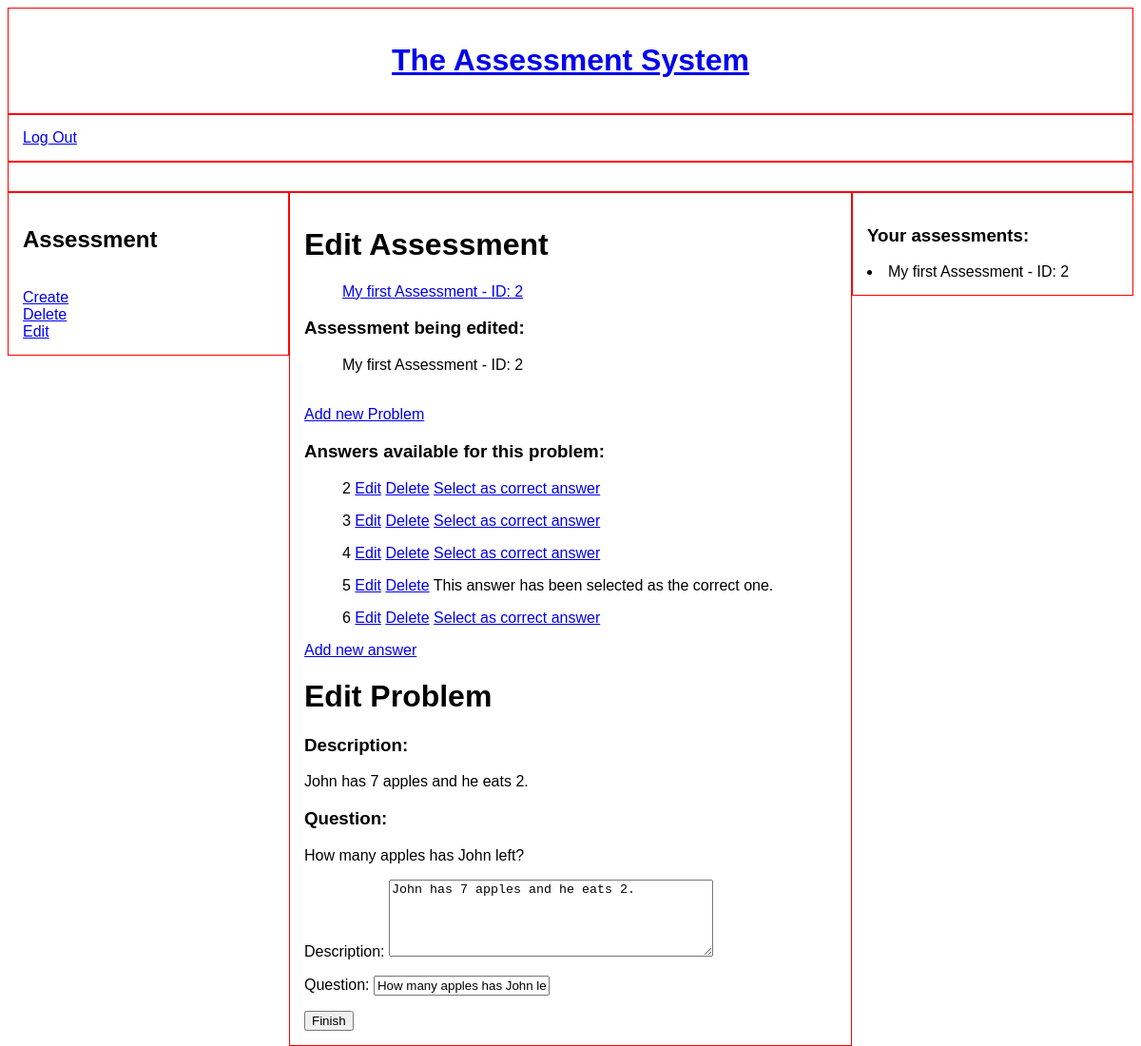
Page /edit-problem/1/ (signed in) on the earlier database version.
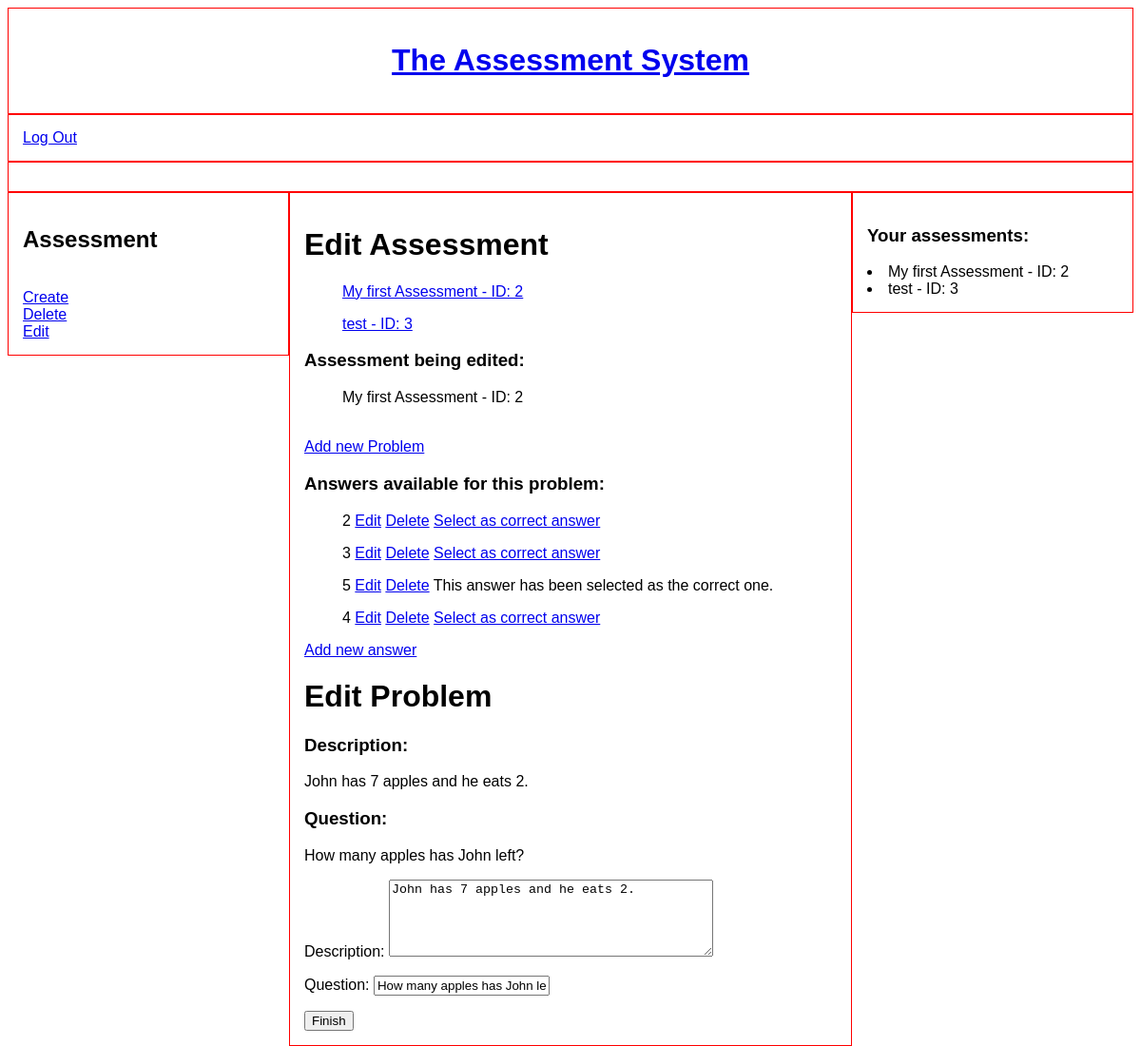
Same page on the later database version.
### assessment/models.py (models this page shows, shortened)
class Assessment(models.Model):
    creator = models.ForeignKey(settings.AUTH_USER_MODEL, on_delete=models.CASCADE, editable=False)
    title = models.CharField(max_length=100, blank=True)
    def __str__(self):
        return f'{self.title} - ID: {self.id}'

class Answer(models.Model):
    creator = models.ForeignKey(settings.AUTH_USER_MODEL, on_delete=models.CASCADE, editable=False)
    answer = models.CharField(max_length=255)
    question = models.ForeignKey(Problem, on_delete=models.CASCADE)
    is_correct_answer = models.BooleanField(default=False)

### assessment/views.py (the view, shortened to what this page needs)
# urls.py: path('edit-problem/<int:problem_id>/', views.edit_problem, name='edit-problem'),
def edit_problem(request, problem_id):
    problem_to_edit = Problem.objects.get(
        id=problem_id
    )
    current_assessment = problem_to_edit.assessment
    assessment_id = current_assessment.id
    user_id = current_assessment.creator.id
    user_assessments = Assessment.objects.filter(creator__id=user_id).exclude(title='')
    problem_answers_list = []
    problem_answers_queryset = Answer.objects.filter(question=problem_to_edit)
    for problem in problem_answers_queryset:
        problem_answers_list.append(problem)
    description_to_be_edited = problem_to_edit.description
    question_to_be_edited = problem_to_edit.question
    edit_problem_form = CreateProblemForm(
        initial=
        {
            'description': description_to_be_edited,
            'question': question_to_be_edited,
        }
    )
    template_name = 'edit_assessment.html'
    context = {
        'edit_problem_form': edit_problem_form,
        'problem_to_edit': problem_to_edit,
        'current_assessment': current_assessment,
        'user_assessments': user_assessments,
        'problem_answers_queryset': problem_answers_queryset,
        'problem_id': problem_id,
        'assessment_id': assessment_id,
    }
    return render(request, template_name, context)

### assessment/forms.py
class CreateProblemForm(ModelForm):
    class Meta:
        model = Problem
        fields = [
            'description',
            'question'
        ]
        widgets = {
            'description': forms.Textarea(attrs={'rows': 5})
        }

### assessment/models.py (called while the page is built)
    def __str__(self):
        return self.question

### assessment/templates/assessment/edit_assessment.html (shortened to what this page needs)
{% extends 'home.html' %}
{% block main-content-teacher %}
{% if user_assessments %}
<h1>Edit Assessment</h1>
{% for assessment in user_assessments %}
<ul><a href="{% url 'edit' assessment.id %}">{{ assessment }} </a></ul>
{% endfor %}
{% else %}
No assessment to edit.
{% endif %}
{% if current_assessment %}
<h3>Assessment being edited: </h3>
<ul>{{ current_assessment }}</ul>
{% endif %}
{% if current_assessment %}
<br><a href="{% url 'add-problem' current_assessment.id %}">Add new Problem</a>
{% endif %}
{% if problem_answers_queryset %}
<h3>Answers available for this problem:</h3>
{% for answer in problem_answers_queryset %}
<ul>{{ answer.answer }}
    <a href="{% url 'edit-answer' answer.id %}">Edit</a>
    <a href="{% url 'delete-answer' answer.id %}">Delete</a>
    {% if answer.is_correct_answer == True %}
    This answer has been selected as the correct one.
    {% else %}
    <a href="{% url 'set-correct-answer' answer_id=answer.id from_view='edit-problem'%}">Select as correct answer</a>
    {% endif %}
</ul>
{% endfor %}
{% endif %}
{% if problem_to_edit %}
<a href="{% url 'add-answer' problem_id=problem_to_edit.id %}">Add new answer</a>
{% endif %}
{% if problem_to_edit and not create_answer_form %}
<h1>Edit Problem </h1>
<h3>Description: </h3>{{ problem_to_edit.description }}
<h3>Question: </h3>{{ problem_to_edit }}
<form action="{% url 'edit-problem' problem_to_edit.id %}" method="post">
    {{ edit_problem_form.as_p}}
    {% if problem_answers_queryset %}
    <input type="submit" name="edit-problem" value="Finish">
    {% else %}
    An asessment must contain at list one answer to be subbitted.
    {% endif %}
</form>
{% endif %}
{% endblock %}

### core/templates/core/home.html (shortened to what this page needs)
{% extends 'base.html' %}
{% block content %}
<div class="col-12" id="logo">
    <h1><a href="{% url 'home' %}">The Assessment System</a></h1>
</div>
<div class="col-12" id="navbar">
    {% if not user.is_authenticated %}
    <a href="{% url 'login' %}">Log In</a>
    <a href="{% url 'signup' %}">Sign Up</a>
    {% else %}
    <a href="{% url 'logout' %}">Log Out</a>
    {% endif %}
</div>
<div class="col-12" id="messages">
</div>
{% if user.role == 'Teacher' %}
<div class="col-3" id="left-side-teacher">
    <h2>Assessment</h2>
    <br><a href="{% url 'create-assessment' %}" name="create-assessment">Create</a>
    <br><a href="{% url 'delete-assessment' %}" name="delete-assessment">Delete</a>
    <br><a href="{% url 'edit-assessment' %}" name="edit-assessment">Edit</a>
</div>
<div class="col-6" id="main-content-teacher">
    {% block main-content-teacher %}
    {% endblock %}
</div>
<div class="col-3" id="right-side-teacher">
    {% if user_assessments %}
    <h3>Your assessments:</h3>
    {% for assessment in user_assessments %}
    <li>{{ assessment }}</li>
    {% endfor %}
    {% else %}
    <h3>You have no assessments.</h3>
    {% endif %}
</div>
{% endif %}
{% endblock %}

Differences in the rows shown:
no longer on this page (row edited): Answer: answer "6", is_correct_answer "Select as correct answer"
added Assessment: title+id "test - ID: 3"
changed Answer (number 3 of 4 on the later page): answer "4" → "5"; is_correct_answer "Select as correct answer" → "This answer has been selected as the correct one."
changed Answer (number 4 of 4 on the later page): answer "5" → "4"; is_correct_answer "This answer has been selected as the correct one." → "Select as correct answer"
